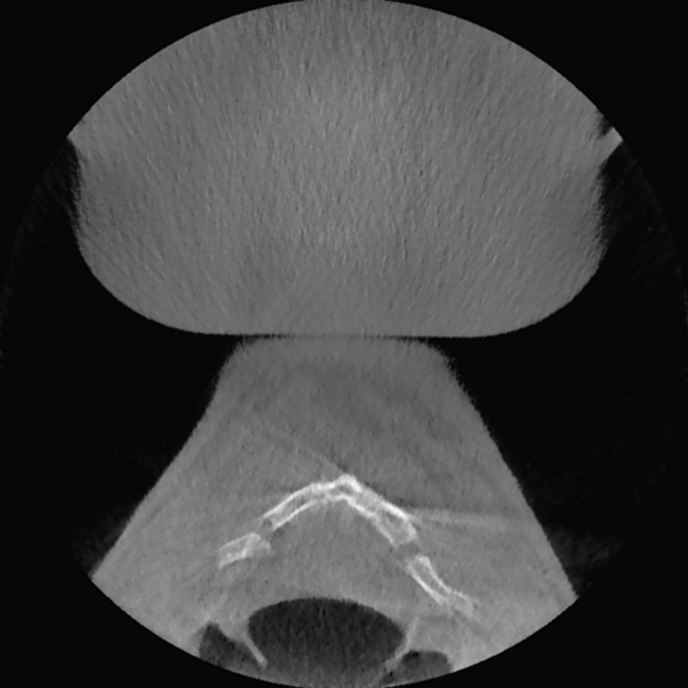
#> input picture sharpened_m0dot5/9504i5c9jde103011005.png, 688 x 688 px; its folder holds only this picture in this run
$ python thresh.py
#> lines starting #> are read from the running program, lines starting #| are printed output that depends on the picture; after the words box and inside, x2 and y2 are one past the last pixel; in counts of white or black regions, pixels touching at a corner belong together
### utils.py
import os
import numpy as np
import png
import pydicom as dicom
import cv2

# [74 lines left out: functions _dicom_to_png, convert_file, convert_folder, not called in this run]


def read_png(filename, log=True):
    """
    Reads a PNG image using OpenCV and converts it to a numpy array.
    """
#> called with log = True
    image = cv2.imread(filename, cv2.IMREAD_GRAYSCALE)
#> image is the input picture: shape (688, 688); min 0, max 255, mean 65.2
    if log:
        print("Beolvasott kép mérete:", image.shape)
#| Beolvasott kép mérete: (688, 688)

    return image


def save_png(image, filename):
    """
    Saves a numpy array as a PNG file using OpenCV.
    """
    cv2.imwrite(filename, image)


# [76 lines left out: functions scale_to_0_255, from_folder_to_3d_grid, save_to_obj, not called in this run]

### thresh.py
import os
import numpy as np
from utils import read_png, save_png


def threshold(image, threshold_value):
    """
    Apply a binary threshold to a grayscale image.

    Parameters:
        image (numpy.ndarray): A 2D array representing the grayscale image.
        threshold_value (int): The threshold value to binarize the image.

    Returns:
        numpy.ndarray: A binary image where pixels are set to 255 if the corresponding
                   pixel in the input image is greater than the threshold value,
                   otherwise set to 0.
    """
#> called with threshold_value = 168
    height, width = image.shape
#> height = 688; width = 688
    binary_image = np.zeros((height, width), np.uint8)

    for i in range(height):
        for j in range(width):
            if image[i, j] > threshold_value:
                binary_image[i, j] = 255
            else:
                binary_image[i, j] = 0
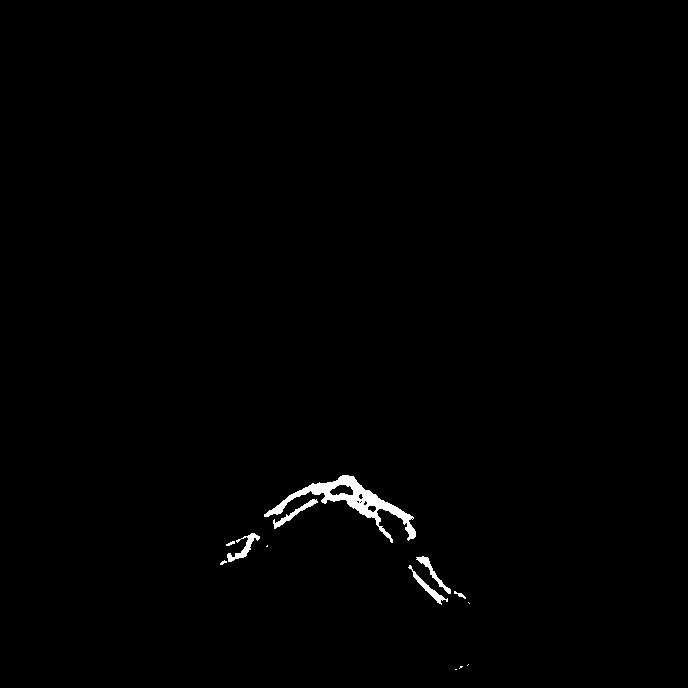
#> binary_image: shape (688, 688); 0.69% white; 13 white regions (6 under 20 px), largest, box (x1, y1, x2, y2) and area: (264, 475, 416, 543) 2143, (227, 533, 260, 562) 279, (408, 565, 448, 605) 254

    return binary_image


threshold_value = 168
input_folder = "sharpened_m0dot5"
output_folder = "thresholded_163"

os.makedirs(output_folder, exist_ok=True)

for sub_folder, subdirs, files in os.walk(input_folder):
    for file in files:
        file_path = os.path.join(sub_folder, file)

        if os.path.isfile(file_path):
            rel_path = os.path.relpath(sub_folder, input_folder)
            output_folder_path = os.path.join(output_folder, rel_path)

            if not os.path.exists(output_folder_path):
                os.makedirs(output_folder_path)

            if not file.lower().endswith('.png'):
                output_file = f'{file}.png'
            else:
                output_file = file

            output_file_path = os.path.join(output_folder_path, output_file)

            try:
                im = read_png(file_path)
                filtered_im = threshold(im, threshold_value)

                save_png(filtered_im, output_file_path)

                print('SUCCESS>', file_path, '-->', output_file_path)
            except Exception as e:
                print('FAIL>', file_path, '-->', output_file_path, ':', e)

$ run again, on sharpened_m0dot5/9504i5c9jde103011037.png
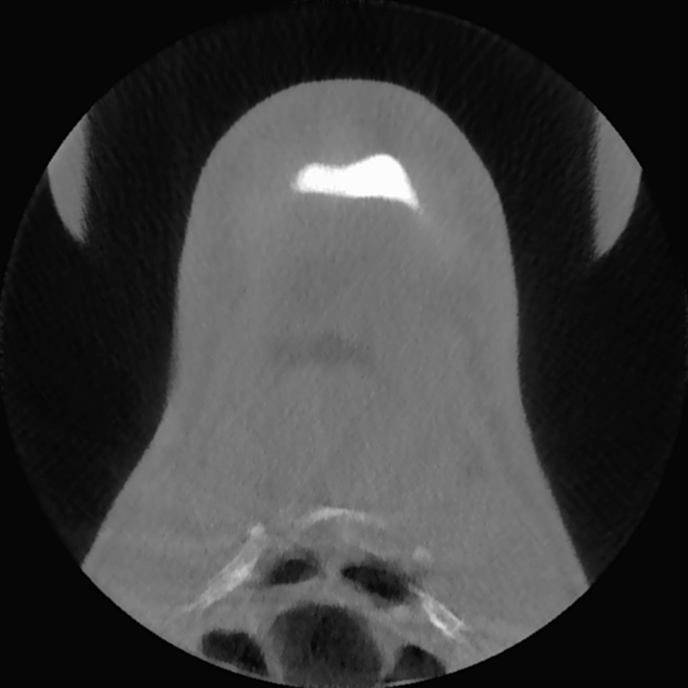
#> input picture sharpened_m0dot5/9504i5c9jde103011037.png, 688 x 688 px
#> in read_png, image is the input picture: shape (688, 688); min 0, max 255, mean 58.9
#| Beolvasott kép mérete: (688, 688)
#> after the loop in threshold, `for i in range(height):`:
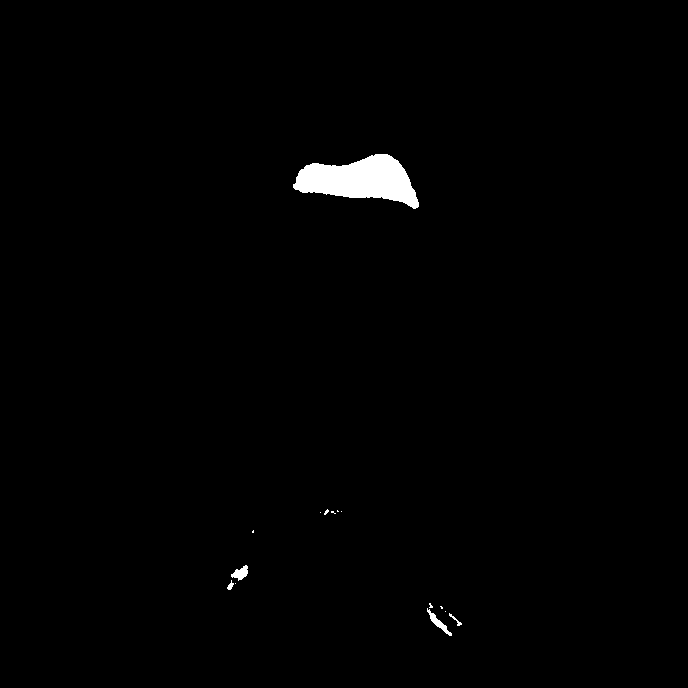
#> binary_image: shape (688, 688); 0.95% white; 15 white regions (10 under 20 px), largest, box (x1, y1, x2, y2) and area: (293, 154, 419, 209) 4064, (427, 608, 452, 636) 169, (231, 565, 248, 581) 151, (449, 613, 462, 626) 40, (227, 580, 234, 590) 35
